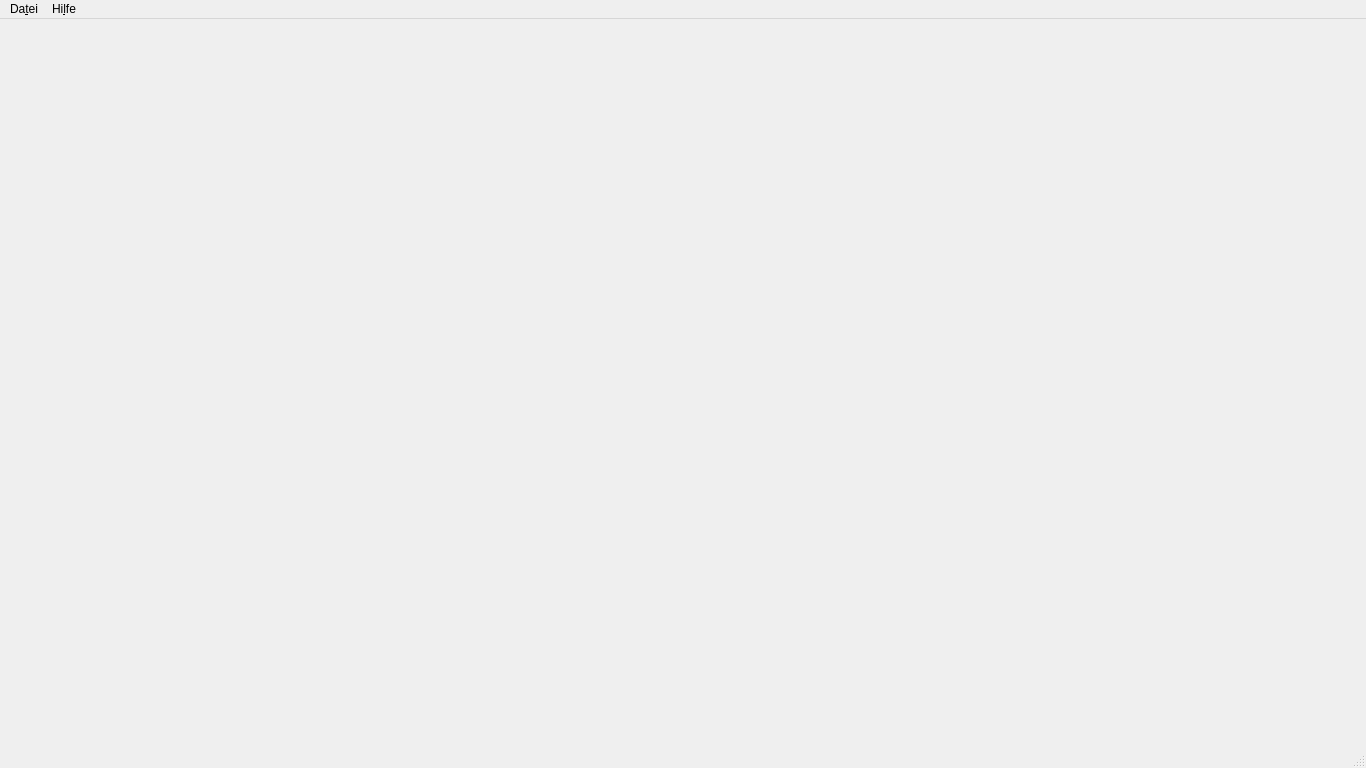
<?xml version="1.0" encoding="UTF-8"?>
<ui version="4.0">
 <class>MainWindow</class>
 <widget class="QMainWindow" name="MainWindow">
  <property name="geometry">
   <rect>
    <x>0</x>
    <y>0</y>
    <width>1366</width>
    <height>768</height>
   </rect>
  </property>
  <property name="font">
   <font>
    <family>Arial</family>
   </font>
  </property>
  <property name="windowTitle">
   <string>MainWindow</string>
  </property>
  <property name="windowIcon">
   <iconset resource="../qrk.qrc">
    <normaloff>:/icons/logo.png</normaloff>:/icons/logo.png</iconset>
  </property>
  <widget class="QWidget" name="centralwidget">
   <layout class="QGridLayout" name="gridLayout_3"/>
  </widget>
  <widget class="QMenuBar" name="menubar">
   <property name="geometry">
    <rect>
     <x>0</x>
     <y>0</y>
     <width>1366</width>
     <height>27</height>
    </rect>
   </property>
   <property name="font">
    <font>
     <family>Arial</family>
    </font>
   </property>
   <widget class="QMenu" name="menuDatei">
    <property name="font">
     <font>
      <family>Arial</family>
     </font>
    </property>
    <property name="title">
     <string>Da&amp;tei</string>
    </property>
    <addaction name="actionDEP_Exportieren"/>
   </widget>
   <widget class="QMenu" name="menuHilfe">
    <property name="font">
     <font>
      <family>Arial</family>
     </font>
    </property>
    <property name="title">
     <string>Hi&amp;lfe</string>
    </property>
   </widget>
   <addaction name="menuDatei"/>
   <addaction name="menuHilfe"/>
  </widget>
  <widget class="QStatusBar" name="statusbar"/>
  <action name="actionDEP_Exportieren">
   <property name="text">
    <string>&amp;DEP Exportieren</string>
   </property>
   <property name="font">
    <font>
     <family>Arial</family>
    </font>
   </property>
  </action>
  <action name="actionEOD">
   <property name="text">
    <string>&amp;EOD</string>
   </property>
  </action>
  <action name="actionEOM">
   <property name="text">
    <string>E&amp;OM</string>
   </property>
  </action>
 </widget>
 <resources>
  <include location="../qrk.qrc"/>
 </resources>
 <connections/>
</ui>
